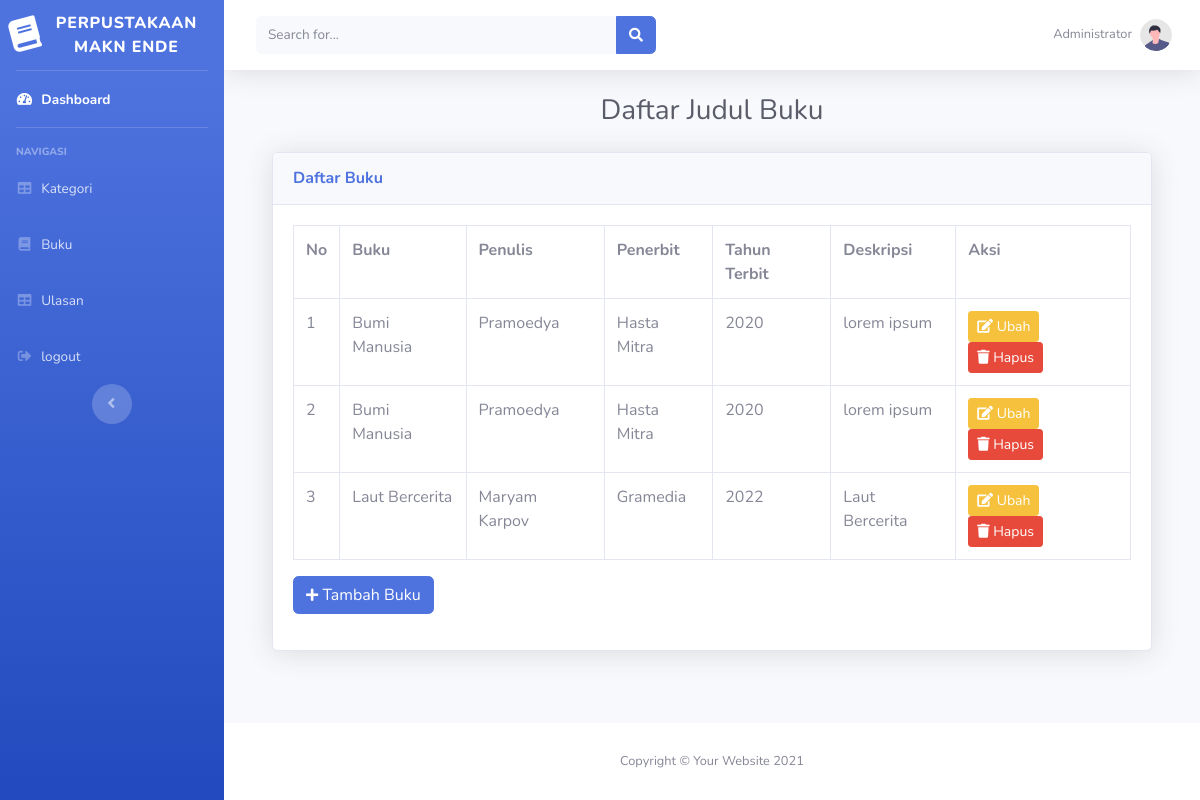
Page /index.php?page=buku (signed in) on the committed database.
### tables this page shows
CREATE TABLE `buku` (
  `id_buku` int(11) NOT NULL,
  `id_kategori` int(11) DEFAULT NULL,
  `judul` varchar(255) DEFAULT NULL,
  `penulis` varchar(255) DEFAULT NULL,
  `penerbit` varchar(255) DEFAULT NULL,
  `tahun_terbit` varchar(255) DEFAULT NULL,
  `deskripsi` text DEFAULT NULL
);

### buku.php (the view)
<div class="container-fluid">
    <h1 class="h3 mb-4 text-gray-800 text-center">Daftar Judul Buku</h1>
    <div class="row justify-content-center">
        <div class="col-lg-12">
            <div class="card shadow mb-4">
                <div class="card-header py-3">
                    <h6 class="m-0 font-weight-bold text-primary">Daftar Buku</h6>
                </div>
                <div class="card-body">
                    <div class="table-responsive">
                        <table class="table table-bordered" id="dataTable" width="100%" cellspacing="0">
                                <tr>
                                    <th>No</th>
                                    <th>Buku</th>
                                    <th>Penulis</th>
                                    <th>Penerbit</th>
                                    <th>Tahun Terbit</th>
                                    <th>Deskripsi</th>
                                    <th>Aksi</th>
                                </tr>
                                <?php
                                $query = "SELECT * FROM buku";
                                $result = mysqli_query($connect, $query);
                                $no = 1;
                                while ($row = mysqli_fetch_assoc($result)) {
                                    echo "<tr>";
                                    echo "<td>" . $no++ . "</td>";
                                    echo "<td>" . htmlspecialchars($row['judul']) . "</td>";
                                    echo "<td>" . htmlspecialchars($row['penulis']) . "</td>";
                                    echo "<td>" . htmlspecialchars($row['penerbit']) . "</td>";
                                    echo "<td>" . htmlspecialchars($row['tahun_terbit']) . "</td>";
                                    echo "<td>" . htmlspecialchars($row['deskripsi']) . "</td>";
                                    echo "<td>
                                            <a href='?page=kat_ubah&id=" . $row['id_kategori'] . "' class='btn btn-warning btn-sm'>
                                                <i class='fas fa-edit'></i> Ubah
                                            </a>
                                            <a href='?page=kat_hapus&id=" . $row['id_kategori'] . "' class='btn btn-danger btn-sm' onclick='return confirm(\"Apakah Anda yakin ingin menghapus kategori ini?\")'>
                                                <i class='fas fa-trash'></i> Hapus
                                            </a>
                                          </td>";
                                    echo "</tr>";
                                }
                                ?>
                        </table>
                        <div class="form-group d-flex justify-content-between">
                            <a type="submit" name="submit" class="btn btn-primary" href="?page=buku_tambah">
                                <i class="fas fa-plus fa-sm"></i> Tambah Buku
                            </a>
                            </div>
                    </div>
                </div>
            </div>
        </div>
    </div>
</div>

### index.php (shortened to what this page needs)
<!DOCTYPE html>
<html lang="en">
<head>
    <link href="vendor/fontawesome-free/css/all.min.css" rel="stylesheet" type="text/css">
    <link href="css/sb-admin-2.min.css" rel="stylesheet">
</head>
<body id="page-top">
    <div id="wrapper">
        <ul class="navbar-nav bg-gradient-primary sidebar sidebar-dark accordion" id="accordionSidebar">
            <a class="sidebar-brand d-flex align-items-center justify-content-center" href="index.html">
                <div class="sidebar-brand-icon rotate-n-15">
                    <i class="fas fa-book"></i>
                </div>
                <div class="sidebar-brand-text mx-3">Perpustakaan<br>MAKN Ende</div>
            </a>
            <hr class="sidebar-divider my-0">
            <li class="nav-item active">
                <a class="nav-link" href="index.php">
                    <i class="fas fa-fw fa-tachometer-alt"></i>
                    <span>Dashboard</span></a>
            </li>
            <hr class="sidebar-divider">
            <div class="sidebar-heading">
                Navigasi
            </div>
             <?php
              if ($_SESSION['user']['level'] != 'peminjam') {
             ?>
            <li class="nav-item">
                <a class="nav-link" href="?page=kategori">
                    <i class="fas fa-fw fa-table"></i>
                    <span>Kategori</span></a>
            </li>
            <li class="nav-item">
                <a class="nav-link" href="?page=buku">
                    <i class="fas fa-fw fa-book"></i>
                    <span>Buku</span></a>
            </li>
            <?php
              }
             ?>
             <li class="nav-item">
                <a class="nav-link" href="tables.html">
                    <i class="fas fa-fw fa-table"></i>
                    <span>Ulasan</span></a>
            </li>
            <li class="nav-item">
                <a class="nav-link" href="#" data-toggle="modal" data-target="#logoutModal">
                    <i class="fas fa-fw fa-sign-out-alt"></i>
                    <span>logout</span></a>
            </li>
            <div class="text-center d-none d-md-inline">
                <button class="rounded-circle border-0" id="sidebarToggle"></button>
            </div>
        </ul>
        <div id="content-wrapper" class="d-flex flex-column">
            <div id="content">
                <nav class="navbar navbar-expand navbar-light bg-white topbar mb-4 static-top shadow">
                    <form
                        class="d-none d-sm-inline-block form-inline mr-auto ml-md-3 my-2 my-md-0 mw-100 navbar-search">
                        <div class="input-group">
                            <input type="text" class="form-control bg-light border-0 small" placeholder="Search for..."
                                aria-label="Search" aria-describedby="basic-addon2">
                            <div class="input-group-append">
                                <button class="btn btn-primary" type="button">
                                    <i class="fas fa-search fa-sm"></i>
                                </button>
                            </div>
                        </div>
                    </form>
                    <ul class="navbar-nav ml-auto">
                        <li class="nav-item dropdown no-arrow d-sm-none">
                        <li class="nav-item dropdown no-arrow">
                            <a class="nav-link dropdown-toggle" href="#" id="userDropdown" role="button"
                                data-toggle="dropdown" aria-haspopup="true" aria-expanded="false">
                                <span class="mr-2 d-none d-lg-inline text-gray-600 small">
                                <?=
                                    $_SESSION['user']['nama'];
                                ?>
                                </span>
                                <img class="img-profile rounded-circle"
                                    src="img/undraw_profile.svg">
                            </a>
                </nav>
                <div class="container-fluid">
                    <?php
                    $page = isset($_GET['page']) ?$_GET['page'] : 'home';
                    if(file_exists($page . '.php')){
                        include $page. '.php';
                    }else{
                        include '404.php';
                    }
                    ?>
                    <div class="row">
                    </div>
                </div>
            </div>
            <footer class="sticky-footer bg-white">
                <div class="container my-auto">
                    <div class="copyright text-center my-auto">
                        <span>Copyright &copy; Your Website 2021</span>
                    </div>
                </div>
            </footer>
        </div>
    </div>
</body>
</html>

### rows in the picture
buku: judul "Bumi Manusia", penulis "Pramoedya", penerbit "Hasta Mitra", tahun_terbit "2020", deskripsi "lorem ipsum"
buku: judul "Bumi Manusia", penulis "Pramoedya", penerbit "Hasta Mitra", tahun_terbit "2020", deskripsi "lorem ipsum"
buku: judul "Laut Bercerita", penulis "Maryam Karpov", penerbit "Gramedia", tahun_terbit "2022", deskripsi "Laut Bercerita"

### other values in the picture
$_SESSION['user']['nama'] "Administrator"
